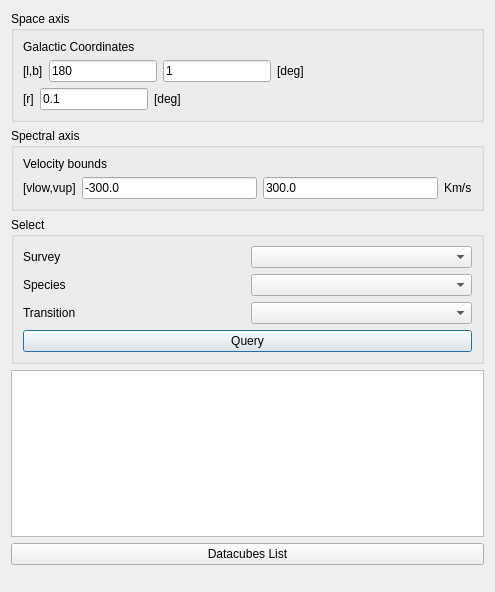
<?xml version="1.0" encoding="UTF-8"?>
<ui version="4.0">
 <class>dbquery</class>
 <widget class="QDialog" name="dbquery">
  <property name="geometry">
   <rect>
    <x>0</x>
    <y>0</y>
    <width>495</width>
    <height>592</height>
   </rect>
  </property>
  <property name="windowTitle">
   <string>Datacube query</string>
  </property>
  <layout class="QVBoxLayout" name="verticalLayout">
   <item>
    <widget class="QGroupBox" name="SpaceGroupBox">
     <property name="title">
      <string>Space axis</string>
     </property>
     <layout class="QVBoxLayout" name="verticalLayout_4">
      <item>
       <widget class="QLabel" name="label_9">
        <property name="text">
         <string>Galactic Coordinates</string>
        </property>
       </widget>
      </item>
      <item>
       <layout class="QHBoxLayout" name="horizontalLayout_2">
        <item>
         <widget class="QLabel" name="label_5">
          <property name="text">
           <string>[l,b]</string>
          </property>
         </widget>
        </item>
        <item>
         <widget class="QLineEdit" name="lineEdit_l">
          <property name="text">
           <string>180</string>
          </property>
          <property name="readOnly">
           <bool>false</bool>
          </property>
         </widget>
        </item>
        <item>
         <widget class="QLineEdit" name="lineEdit_b">
          <property name="text">
           <string>1</string>
          </property>
          <property name="readOnly">
           <bool>false</bool>
          </property>
         </widget>
        </item>
        <item>
         <widget class="QLabel" name="label_6">
          <property name="text">
           <string>[deg]</string>
          </property>
         </widget>
        </item>
        <item>
         <spacer name="horizontalSpacer_4">
          <property name="orientation">
           <enum>Qt::Horizontal</enum>
          </property>
          <property name="sizeHint" stdset="0">
           <size>
            <width>40</width>
            <height>20</height>
           </size>
          </property>
         </spacer>
        </item>
        <item>
         <spacer name="horizontalSpacer_5">
          <property name="orientation">
           <enum>Qt::Horizontal</enum>
          </property>
          <property name="sizeHint" stdset="0">
           <size>
            <width>40</width>
            <height>20</height>
           </size>
          </property>
         </spacer>
        </item>
       </layout>
      </item>
      <item>
       <layout class="QHBoxLayout" name="horizontalLayout_3">
        <item>
         <widget class="QLabel" name="label_7">
          <property name="text">
           <string>[r]</string>
          </property>
         </widget>
        </item>
        <item>
         <widget class="QLineEdit" name="lineEdit_r">
          <property name="text">
           <string>0.1</string>
          </property>
          <property name="readOnly">
           <bool>false</bool>
          </property>
         </widget>
        </item>
        <item>
         <widget class="QLabel" name="label_8">
          <property name="text">
           <string>[deg]</string>
          </property>
         </widget>
        </item>
        <item>
         <spacer name="horizontalSpacer">
          <property name="orientation">
           <enum>Qt::Horizontal</enum>
          </property>
          <property name="sizeHint" stdset="0">
           <size>
            <width>40</width>
            <height>20</height>
           </size>
          </property>
         </spacer>
        </item>
        <item>
         <spacer name="horizontalSpacer_2">
          <property name="orientation">
           <enum>Qt::Horizontal</enum>
          </property>
          <property name="sizeHint" stdset="0">
           <size>
            <width>40</width>
            <height>20</height>
           </size>
          </property>
         </spacer>
        </item>
        <item>
         <spacer name="horizontalSpacer_3">
          <property name="orientation">
           <enum>Qt::Horizontal</enum>
          </property>
          <property name="sizeHint" stdset="0">
           <size>
            <width>40</width>
            <height>20</height>
           </size>
          </property>
         </spacer>
        </item>
       </layout>
      </item>
     </layout>
    </widget>
   </item>
   <item>
    <widget class="QGroupBox" name="SpectralGroupBox">
     <property name="title">
      <string>Spectral axis</string>
     </property>
     <layout class="QVBoxLayout" name="verticalLayout_3">
      <item>
       <widget class="QLabel" name="label_10">
        <property name="text">
         <string>Velocity bounds</string>
        </property>
       </widget>
      </item>
      <item>
       <layout class="QHBoxLayout" name="horizontalLayout">
        <item>
         <widget class="QLabel" name="label_11">
          <property name="text">
           <string>[vlow,vup]</string>
          </property>
         </widget>
        </item>
        <item>
         <widget class="QLineEdit" name="lineEdit_vl">
          <property name="text">
           <string>-300.0</string>
          </property>
          <property name="readOnly">
           <bool>false</bool>
          </property>
         </widget>
        </item>
        <item>
         <widget class="QLineEdit" name="lineEdit_vu">
          <property name="text">
           <string>300.0</string>
          </property>
          <property name="readOnly">
           <bool>false</bool>
          </property>
         </widget>
        </item>
        <item>
         <widget class="QLabel" name="label_12">
          <property name="text">
           <string>Km/s</string>
          </property>
         </widget>
        </item>
       </layout>
      </item>
     </layout>
    </widget>
   </item>
   <item>
    <widget class="QGroupBox" name="groupBox_3">
     <property name="title">
      <string>Select</string>
     </property>
     <layout class="QVBoxLayout" name="verticalLayout_2">
      <item>
       <layout class="QHBoxLayout" name="SurveyHorizontalLayout">
        <item>
         <widget class="QLabel" name="label">
          <property name="text">
           <string>Survey</string>
          </property>
         </widget>
        </item>
        <item>
         <widget class="QComboBox" name="comboBox_surveys"/>
        </item>
       </layout>
      </item>
      <item>
       <layout class="QHBoxLayout" name="SpeciesHorizontalLayout">
        <item>
         <widget class="QLabel" name="label_2">
          <property name="text">
           <string>Species</string>
          </property>
         </widget>
        </item>
        <item>
         <widget class="QComboBox" name="comboBox_species"/>
        </item>
       </layout>
      </item>
      <item>
       <layout class="QHBoxLayout" name="TransitionHorizontalLayout">
        <item>
         <widget class="QLabel" name="label_3">
          <property name="text">
           <string>Transition</string>
          </property>
         </widget>
        </item>
        <item>
         <widget class="QComboBox" name="comboBox_transitions"/>
        </item>
       </layout>
      </item>
      <item>
       <widget class="QPushButton" name="queryPushButton">
        <property name="text">
         <string>Query</string>
        </property>
       </widget>
      </item>
     </layout>
    </widget>
   </item>
   <item>
    <layout class="QHBoxLayout" name="horizontalLayout_4"/>
   </item>
   <item>
    <widget class="QTableWidget" name="datacube_tableWidget"/>
   </item>
   <item>
    <widget class="QPushButton" name="pushButton_map">
     <property name="text">
      <string>Datacubes List</string>
     </property>
    </widget>
   </item>
   <item>
    <spacer name="verticalSpacer">
     <property name="orientation">
      <enum>Qt::Vertical</enum>
     </property>
     <property name="sizeHint" stdset="0">
      <size>
       <width>20</width>
       <height>40</height>
      </size>
     </property>
    </spacer>
   </item>
  </layout>
 </widget>
 <resources/>
 <connections/>
</ui>
